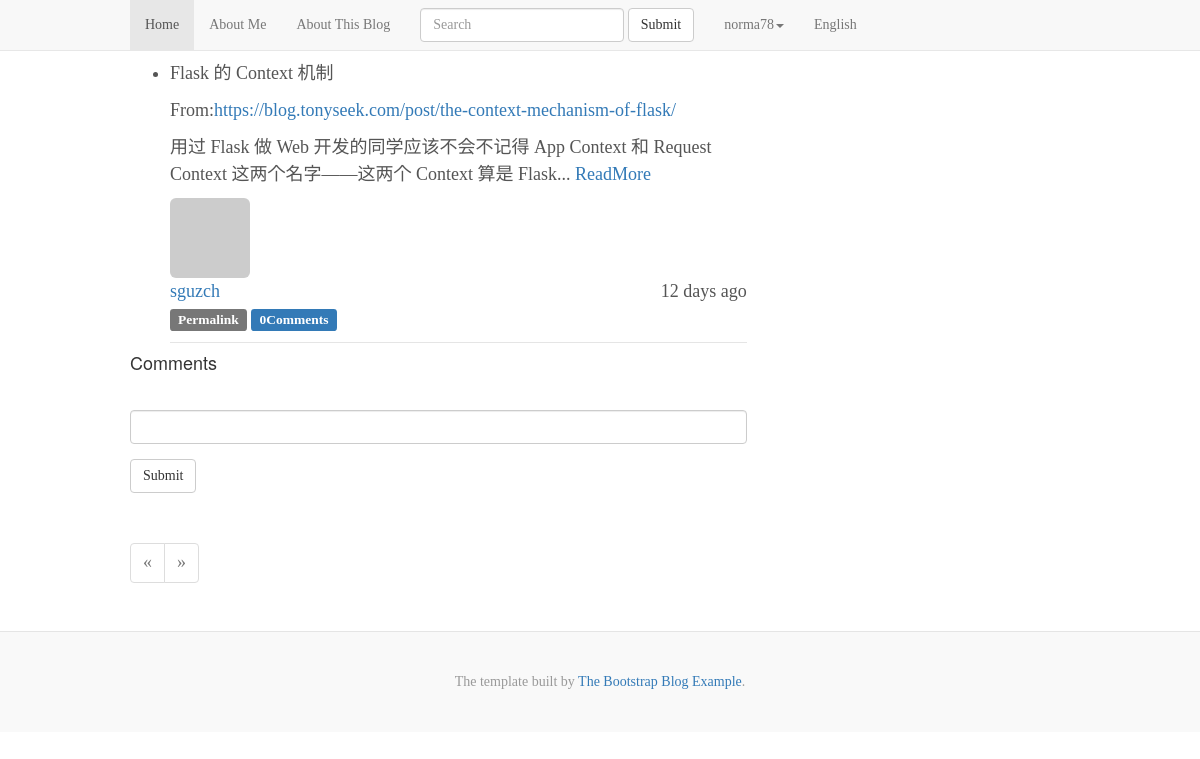
Page /post/4 (signed in) on the committed database.
### app/models.py (models this page shows, shortened)
class User(UserMixin, db.Model):
    __tablename__ = 'users'
    id = db.Column(db.Integer, primary_key=True)
    email = db.Column(db.String(64), unique=True, index=True)
    username = db.Column(db.String(64), unique=True, index=True)
    password_hash = db.Column(db.String(128))
    role_id = db.Column(db.Integer, db.ForeignKey('roles.id'))
    confirmed = db.Column(db.Boolean, default=False)
    name = db.Column(db.String(64))
    location = db.Column(db.String(64))
    about_me = db.Column(db.Text())
    member_since = db.Column(db.DateTime(), default=datetime.utcnow)
    last_seen = db.Column(db.DateTime(), default=datetime.utcnow)
    avatar_hash = db.Column(db.String(32))
    posts = db.relationship('Post', backref='author', lazy='dynamic')
    followed = db.relationship('Follow',
                               foreign_keys=[Follow.follower_id],
			       backref=db.backref('follower', lazy='joined'),
			       lazy='dynamic',
			       cascade='all, delete-orphan')
    followers = db.relationship('Follow',
                                foreign_keys=[Follow.followed_id],
				backref=db.backref('followed', lazy='joined'),
				lazy='dynamic',
				cascade='all, delete-orphan')
    comments = db.relationship('Comment', backref='author', lazy='dynamic')
    @property
    def password(self):
        raise AttributeError('password is not a readable attribute')
    def can(self, permissions):
        return self.role is not None and \
	    (self.role.permissions & permissions) == permissions
    def is_administrator(self):
        return self.can(Permission.ADMINISTER)
    def ping(self):
        self.last_seen = datetime.utcnow()
	db.session.add(self)
	db.session.commit()
    def gravatar(self, size=100, default='identicon', rating='g'):
        if request.is_secure:
	    url = 'https://secure.gravatar.com/avatar'
	else:
	    url = 'http://www.gravatar.com/avatar'
	hash = hashlib.md5(self.email.encode('utf-8')).hexdigest()
	return '{url}/{hash}?s={size}&d={default}&r={rating}'.format(
	    url=url, hash=hash, size=size, default=default, rating=rating)

class Post(db.Model):
    __tablename__ = 'posts'
    __searchable__ = ['body']
    id = db.Column(db.Integer, primary_key=True)
    body = db.Column(db.Text)
    timestamp = db.Column(db.DateTime, index=True, default=datetime.utcnow)
    author_id = db.Column(db.Integer, db.ForeignKey('users.id'))
    body_html = db.Column(db.Text)
    comments = db.relationship('Comment', backref='post', lazy='dynamic')

### app/main/views.py (the view, shortened to what this page needs)
@main.route('/post/<int:id>', methods=['GET', 'POST'])
def post(id):
    post = Post.query.get_or_404(id)
    form = CommentForm()
    page = request.args.get('page', 1, type=int)
    if page == -1:
        page = (post.comments.count() -1) /\
	       current_app.config['FLASKY_COMMENTS_PER_PAGE'] + 1
    pagination = post.comments.order_by(Comment.timestamp.asc()).paginate(
        page, per_page=current_app.config['FLASKY_COMMENTS_PER_PAGE'],
	error_out=False)
    comments = pagination.items
    return render_template('post.html', posts=[post], form=form,
                           comments=comments, pagination=pagination)

### app/main/forms.py
class CommentForm(Form):
    body = StringField('', validators=[Required()])
    submit = SubmitField('Submit')

### app/auth/views.py (called while the page is built)
@auth.before_app_request
def before_request():
    if current_user.is_authenticated():
        current_user.ping()
        if not current_user.confirmed \
	        and request.endpoint[:5] != 'auth.':
	    return redirect(url_for('auth.unconfirmed'))

### app/main/__init__.py (called while the page is built)
@main.app_context_processor
def inject_permissions():
    return dict(Permission=Permission)

### app/models.py (called while the page is built)
@login_manager.user_loader
def loader_user(user_id):
    return User.query.get(int(user_id))

### app/templates/post.html (shortened to what this page needs)
{% extends "base.html" %}
{% import "bootstrap/wtf.html" as wtf %}
{% import "_macros.html" as macros %}
{% block body %}
  {% block navbar %}
    {{ super() }}
  {% endblock %}
  {% block content %}
  <div class="container">
    <div class="row">
      <div class="col-sm-8 blog-main">
        {% include '_posts.html' %}
	<h4 id="comments">Comments</h4>
	  {% if current_user.can(Permission.COMMENT) %}
	    <div class="comment-form">
	      {{ wtf.quick_form(form) }}
	    </div>
	  {% endif %}
	{%if pagination %}
	  <div class="pagination">
	  {{ macros.pagination_widget(pagination, '.post', fragment='#comments', id=posts[0].id) }}
          </div>
	{% endif %}
      </div>
    </div>
  </div>
  {% endblock %}
  {% block foot %}
    {{ super() }}
  {% endblock %}
{% endblock %}

### app/templates/base.html (shortened to what this page needs)
{% extends "bootstrap/base.html" %}
  {% block head %}
    {{ super() }}
    <link href="../static/blog.css" rel="stylesheet">
  {% endblock %}
  {% block body %}
    {% block navbar %}
      <nav class="navbar navbar-default navbar-fixed-top">
        <div class="container">
	  <div id="navbar" class="navbar-collapse collapse">
	    <ul class="nav navbar-nav">
	      <li class="active"><a href="/">Home</a></li>
	      <li><a href="#about">About Me</a></li>
	      <li><a href="#contact">About This Blog</a></li>
	      <li>
	        <form class="navbar-form" role="search">
		  <div class="form-group">
		    <input type="text" class="form-control" placeholder="Search">
		  </div>
		  <button type="submit" class="btn btn-default">Submit</button>
		</form>
	      </li>
	      <ul class="nav navbar-nav navbar-right">
	        {% if current_user.is_authenticated() %}
		<li class="dropdown">
		  <a href="#" class="dropdown-toggle" data-toggle="dropdown" role="button"
		    aria-haspopup="true" aria-expanded="false">{{ current_user.username }}<span class=                    "caret"></span></a>
		</li>
		{% else %}
		<li><a href="{{ url_for('auth.login') }}">Sign In</a></li>
		{% endif %}
	      <li><a href="#">English</a></li>
	    </ul>
	  </div>
	</div>
      </nav>
  {% endblock %}
    {% block foot %}
    <footer class="blog-footer">
      <div class="container">
      <p>The template built  by <a href="http://getbootstrap.com/examples/blog">The Bootstrap Blog Example</a>.</p>
      </div>
    </footer>
    {% endblock %}
  {% endblock %}

### app/templates/_posts.html (shortened to what this page needs)
<ul class="posts">
  {% for post in posts %}
  <li class="post">
    <div class="post-body">
      {% if post.body_html %}
	{% if post.body_html|length>300 %}
	  {{ post.body_html | safe | truncate(300) }}
	  <a href ="{{ url_for('post({{ post.id}})') }}">ReadMore</a>
	{% else %}
          {{ post.body_html | safe }}
        {% endif %}
      {% else %}
        {{ post.body }}
      {% endif %}
    </div>
    <div class="post-thumbnail">
      <a href="{{ url_for('.user', username=post.author.username) }}">
        <img class="img-rounded profile-thumbnail" src="{{ post.author.gravatar(size=40) }}">
	</a>
     </div>
      <div class="post-content">
        <div class="post-date" >{{ moment(post.timestamp).fromNow() }}</div>
	<div class="post-author"><a href="{{ url_for('.user', username=post.author.username) }}">{{ post.author.username }}</a></div>
	<div class="post-footer">
	  <a href="{{ url_for('.post', id=post.id) }}">
	    <span class="label label-default">Permalink</span>
	  </a>
	  <a href="{{ url_for('.post', id=post.id) }}#comments">
	    <span class="label label-primary">
	      {{ post.comments.count() }}Comments
	    </span>
	  </a>
	</div>
      </div>
    </li>
    <div class="line"></div>
    {% endfor %}
</ul>

### app/static/blog.css (style rules this page uses)
body { font-family: Georgia, "Times New Roman", Times, serif; padding-top: 60px; color: #555; }
h1, .h1, h2, .h2, h3, .h3, h4, .h4, h5, .h5, h6, .h6 { margin-top: 0; font-family: "Helvetica Neue", Helvetica, Arial, sans-serif; font-weight: normal; color: #333; }
@media (min-width: 1200px) { .container { width: 970px; } }
.blog-main { font-size: 18px; line-height: 1.5; }
.blog-footer { padding: 40px 0; color: #999; text-align: center; background-color: #f9f9f9; border-top: 1px solid #e5e5e5; }
.blog-footer p:last-child { margin-bottom: 0; }
.post-date { float: right }
.line { border-bottom:1px solid #e5e5e5 }

### rows in the picture
User: username "norma78"
Post: body_html "Flask 的 Context 机制 From: https://blog.tonyseek.com/post/the-context-mechanism-of-flask/ 用过 Flask 做 Web 开发的同学应该不会不记得 App Context 和 Request Context 这两个名字——这两个 Context 算是 Flask...", timestamp "12 days ago", author.username "sguzch", comments.count "0"
